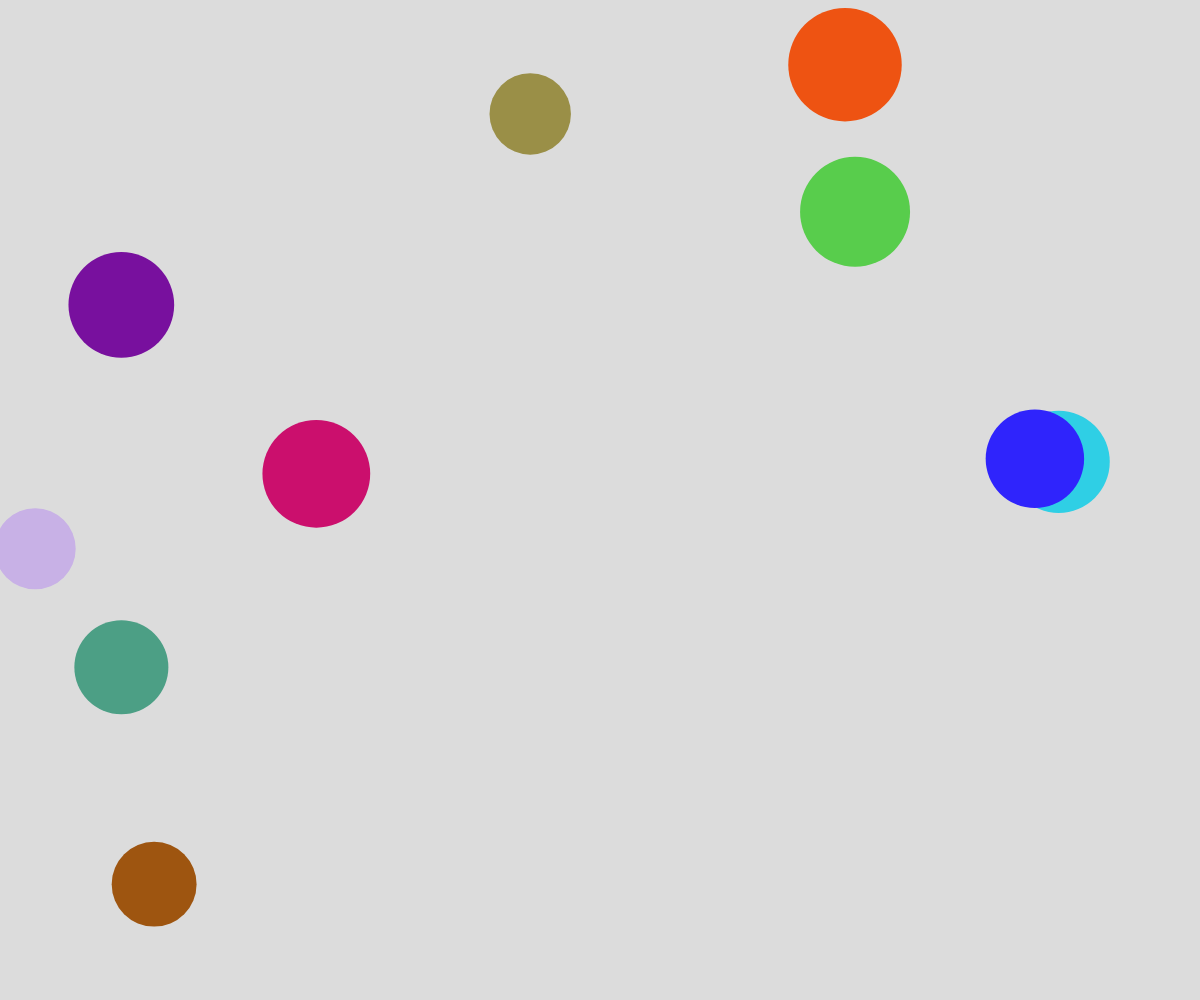
Frame 1 (no input)
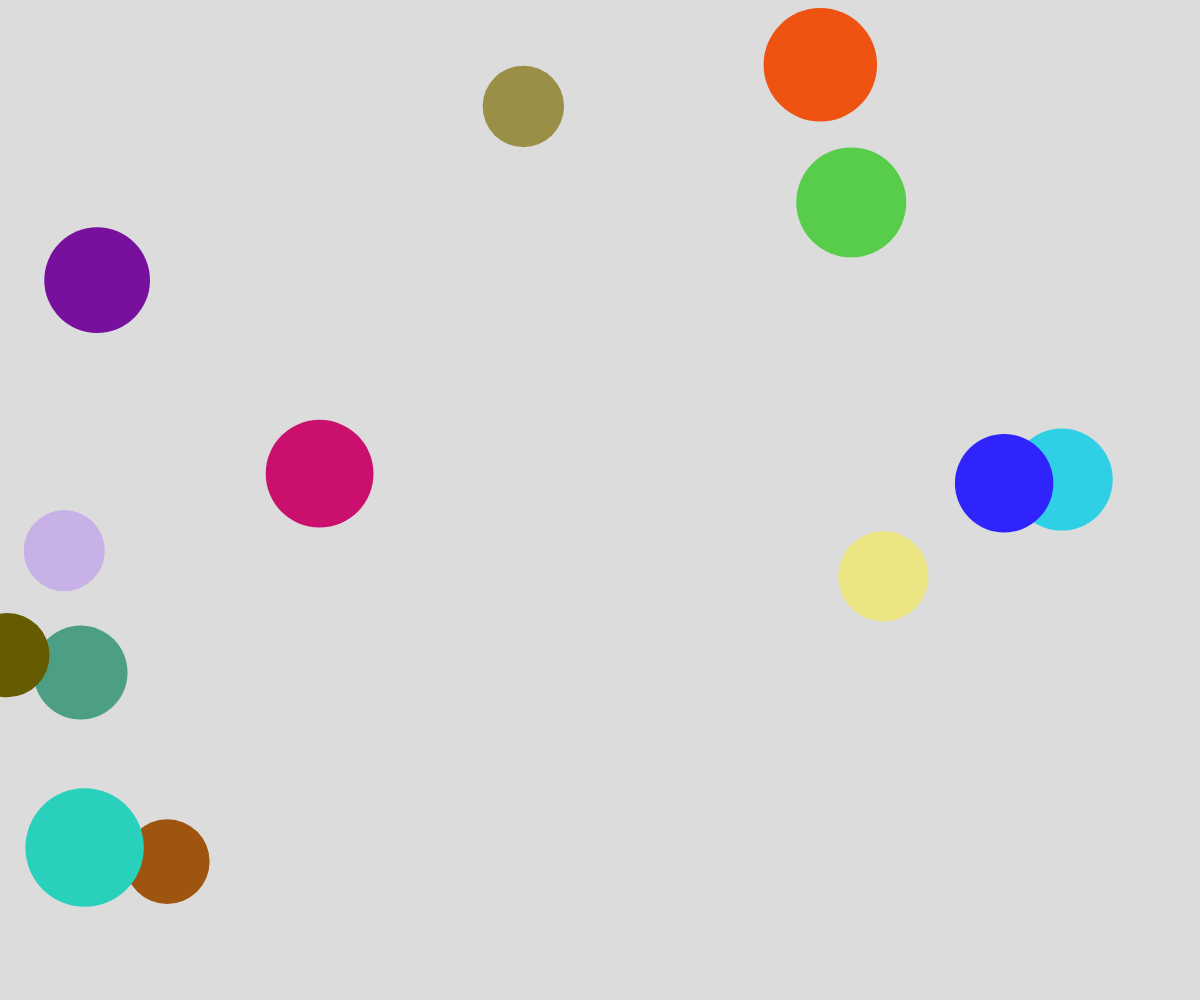
Frame 60 (no input)
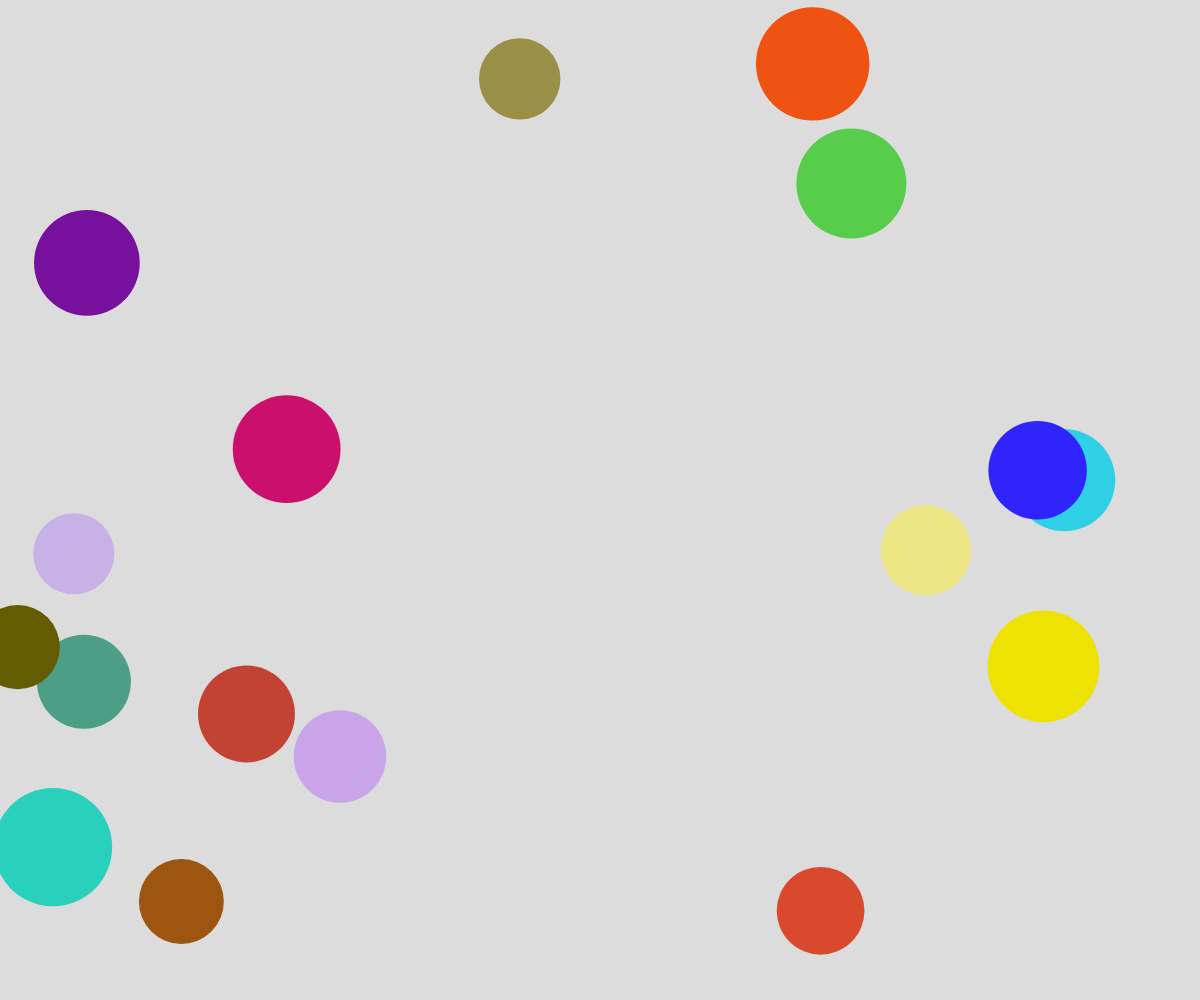
Frame 120 (the mouse pressed at the canvas centre since frame 60)

The p5.js sketch that drew these frames (run headless with seeded random() and noise() and a simulated clock; from frame 60 on, the mouse is pressed at the canvas centre):

// p5.js sketch
// ── sketch.js
// Project Title
// Your Name
// Date
//
// Extra for Experts:
// - describe what you did to take this project "above and beyond"

let theBubbles = [];

function setup() {
  createCanvas(windowWidth, windowHeight);
  noStroke();
  for (let i = 0; i<10; i++){
    spawnBubble();
  }

  window.setInterval(spawnBubble, 500);
}

function draw() {
  background(220);
  for (let bubble of theBubbles){
    bubble.dx = random(-5,5);
    bubble.dy = random(-5,5);

    bubble.x += bubble.dx;
    bubble.y += bubble.dy;

    fill(bubble.r, bubble.g, bubble.b);
    circle(bubble.x, bubble.y, bubble.radius*2);
  }
}

function spawnBubble(){
  let someBubble = {
    x: random(width),
    y: random(height),
    radius: random(40,60),
    r: random(255),
    g: random(255),
    b: random(255),
    dx: random(-5,5),
    dy: random(-5,5),
  };
  theBubbles.push(someBubble);
}

function mousePressed(){
  for (let i = 0; i<theBubbles.length; i++){
    if (Math.abs(mouseX - theBubbles[i].x) < theBubbles[i].radius && Math.abs(mouseY - theBubbles[i].y) < theBubbles[i].radius){
      theBubbles.splice(i, 1);
    }
  }
}
